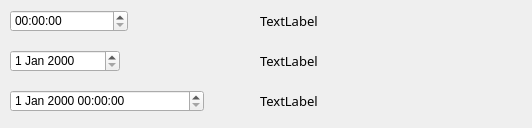
<?xml version="1.0" encoding="UTF-8"?>
<ui version="4.0">
 <class>Dialog</class>
 <widget class="QDialog" name="Dialog">
  <property name="geometry">
   <rect>
    <x>0</x>
    <y>0</y>
    <width>532</width>
    <height>128</height>
   </rect>
  </property>
  <property name="windowTitle">
   <string>Dialog</string>
  </property>
  <widget class="QTimeEdit" name="timeEdit">
   <property name="geometry">
    <rect>
     <x>10</x>
     <y>10</y>
     <width>118</width>
     <height>22</height>
    </rect>
   </property>
  </widget>
  <widget class="QDateEdit" name="dateEdit">
   <property name="geometry">
    <rect>
     <x>10</x>
     <y>50</y>
     <width>110</width>
     <height>22</height>
    </rect>
   </property>
  </widget>
  <widget class="QDateTimeEdit" name="dateTimeEdit">
   <property name="geometry">
    <rect>
     <x>10</x>
     <y>90</y>
     <width>194</width>
     <height>22</height>
    </rect>
   </property>
  </widget>
  <widget class="QLabel" name="label1">
   <property name="geometry">
    <rect>
     <x>260</x>
     <y>10</y>
     <width>251</width>
     <height>21</height>
    </rect>
   </property>
   <property name="font">
    <font>
     <family>Operator Mono Bold</family>
     <pointsize>10</pointsize>
    </font>
   </property>
   <property name="text">
    <string>TextLabel</string>
   </property>
  </widget>
  <widget class="QLabel" name="label2">
   <property name="geometry">
    <rect>
     <x>260</x>
     <y>50</y>
     <width>261</width>
     <height>21</height>
    </rect>
   </property>
   <property name="font">
    <font>
     <family>Operator Mono Bold</family>
     <pointsize>10</pointsize>
    </font>
   </property>
   <property name="text">
    <string>TextLabel</string>
   </property>
  </widget>
  <widget class="QLabel" name="label3">
   <property name="geometry">
    <rect>
     <x>260</x>
     <y>90</y>
     <width>261</width>
     <height>21</height>
    </rect>
   </property>
   <property name="font">
    <font>
     <family>Operator Mono Bold</family>
     <pointsize>10</pointsize>
    </font>
   </property>
   <property name="text">
    <string>TextLabel</string>
   </property>
  </widget>
 </widget>
 <resources/>
 <connections/>
</ui>
